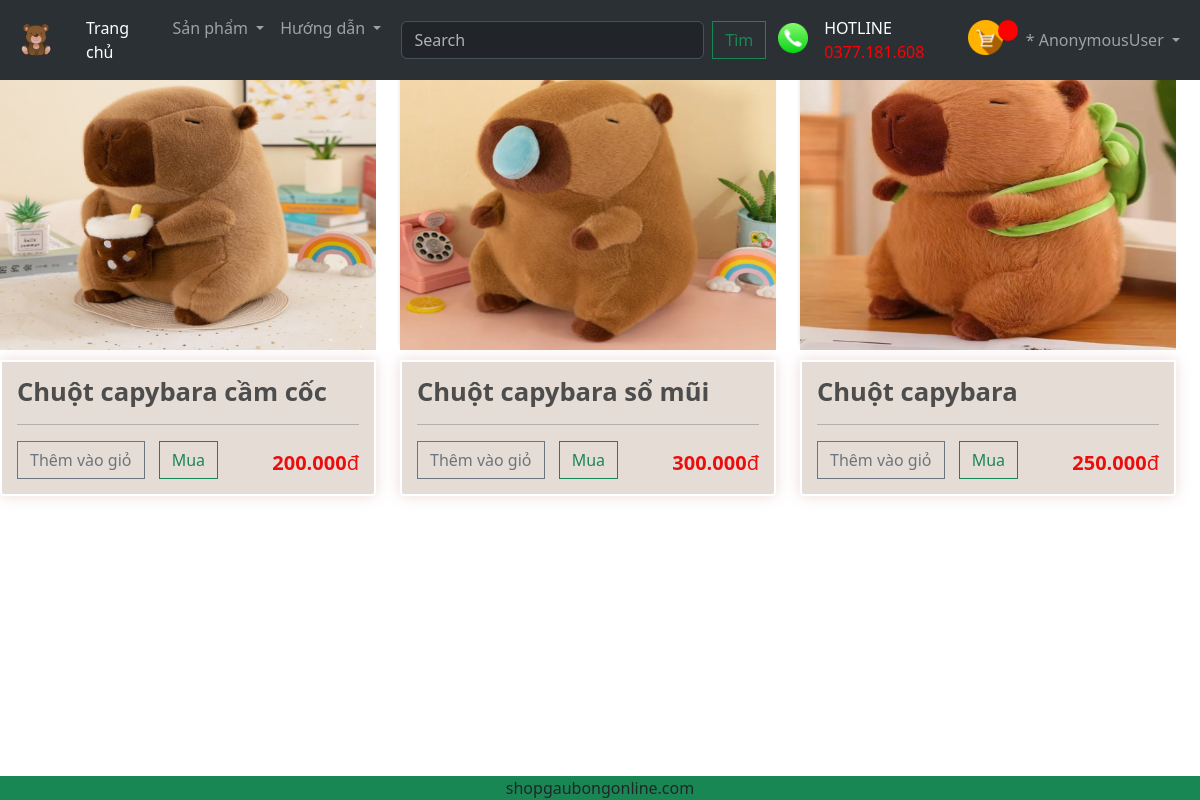
The app's page /category/?category=chuot with its own data.
### app/models.py (models this page shows, shortened)
class Sanpham(models.Model):
    category = models.ManyToManyField(Category, related_name='san_pham')
    ten_San_Pham = models.CharField(max_length=200,null=True) #max_length=200: là tên tối đa là 200 ký tự, null=True: nếu người dùng không gõ từ gì
    gia = models.FloatField()
    digital = models.BooleanField(default=False,null=True,blank=False)
    hinh_anh = models.ImageField(null=True,blank=True)

### app/views.py (the view)
# urls.py: path('category/', views.category, name="category"),
def category(request):
    categories = Category.objects.filter(is_sub = False)
    active_category = request.GET.get('category','')
    if active_category:
        san_pham = Sanpham.objects.filter(category__slug = active_category)
    context ={'categories':categories, 'san_pham':san_pham, 'active_category':active_category}
    return render(request, 'app/category.html',context)

### app/templates/app/category.html (shortened to what this page needs)
{% extends 'app/base.html' %}
{%load static%}
      {% block timKiem %}
      <div class="row"style="width:100%">
        {%for san_pham in san_pham %}
        <div class="col-lg-4">
          <img class="thumbnail" style="height:300px" src="{{san_pham.hinh_anh.url}}">
          <div class="box-element product">
            <h6><strong>{{san_pham.ten_San_Pham}}</strong></h6>
            <hr>
            <button data-product={{san_pham.id}} data-action = "add" class="btn btn-outline-secondary add-btn update-cart">Thêm vào giỏ</button>
            <a class="btn btn-outline-success" href="#">Mua</a>
            <h5 style="display: inline-block; float: right"><strong>{{san_pham.gia|floatformat:3}}</strong>đ</h5>
          </div>
        </div>
        {% endfor%}
      </div>
      {% endblock timKiem %}

### app/templates/app/base.html (shortened to what this page needs)
{% load static%}
<!DOCTYPE html>
<html>
    <head>
        <link href="https://cdn.jsdelivr.net/npm/bootstrap@5.3.3/dist/css/bootstrap.min.css" rel="stylesheet">
        <link href="{% static 'app/css/style.css' %}"rel="stylesheet"/>
        <link href="{% static 'app/css/owl.carousel.min.css' %}"rel="stylesheet"/>
        <link href="{% static 'app/css/all.min.css' %}"rel="stylesheet"/>
        <link rel="stylesheet"type="text/css" href="{% static 'app/css/main.css'%}">
        <link rel="stylesheet" href="">
    </head>
    <body>
        <nav class="navbar navbar-expand-lg bg-body-tertiary" data-bs-theme="dark">
            <div class="container-fluid">
              <a class="navbar-brand" href="{%url 'home'%}">
                <img src="{% static "app/images/banner/icon.png" %}" width = "50" height="50">
              </a>
              <div class="collapse navbar-collapse" id="navbarSupportedContent">
                <ul class="navbar-nav me-auto mb-2 mb-lg-0">
                  <li class="nav-item">
                    <a class="nav-link active" aria-current="page" href="{%url 'home'%}">Trang chủ</a>
                  </li>
                  <li class="nav-item dropdown">
                    <a class="nav-link dropdown-toggle" href="#" role="button" data-bs-toggle="dropdown" aria-expanded="false">
                      Sản phẩm
                    </a>
                  </li>
                  <li class="nav-item dropdown">
                    <a class="nav-link dropdown-toggle" href="#" role="button" data-bs-toggle="dropdown" aria-expanded="false">
                      Hướng dẫn
                    </a>
                  </li>
                </ul>
                <ul class="navbar-nav me-auto mb-2 mb-lg-0">
                  <form class="container d-flex justify-content-center align-items-center" role="search" method = POST action = "{% url 'timkiem'%}">
                      <input class="form-control me-2" type="search" placeholder="Search" aria-label="Search" name = "searched">
                      <button class="btn btn-outline-success" type="submit">Tìm</button>
                  </form>
                  <a class="navbar-brand">
                    <img src="{% static "app/images/icon-phone.png" %}" width = "30" height="30">
                  </a>
                  <li class="nav-item">
                    <a style="color: #ffffff">HOTLINE</a>
                    <span style="color: red">0377.181.608</span>
                  </li>
               </ul>
              </div>
              <ul class="navbar-nav me-auto mb-2 mb-lg-0">
            <div class = 'form-inline my-2 my-lg-0'>
              <a href = "{%url 'cart'%}">
                <img id="cart-icon" src="{% static 'app/images/cart.png' %}">
              </a>
            </div>
            <div>
              <p id= 'cart-total'>{{cartItems}}</p>
            </div>
          <li class="nav-item dropdown" >
            <a class="nav-link dropdown-toggle" href="#" role="button" data-bs-toggle="dropdown" aria-expanded="false">
              <span>* {{request.user}}</span>
            </a>
          </li>
              </ul>
            </div>
          </nav>
      {% block timKiem %} {% endblock timKiem %}
      <Footer class="container--fluid bg-success text-center fixed-bottom p-0.5 mt-5">
        shopgaubongonline.com
      </footer>
    </body>
</html>

### app/static/app/css/main.css (style rules this page uses)
body { background-color: hsl(214, 27%, 46%); }
h1, h2, h3, h4, h5, h6 { color: hsl(0, 0%, 30%); }
.box-element { box-shadow: hsl(0, 40%, 90%) 0 0 16px; background-color: #e5ddd5; padding: 15px; border: 2px solid #ffffff; border-radius: 5px; }
.box-element h6 { margin-top: 0; font-size: 1.6em; }
.thumbnail { width: 350px; height: 150px; -webkit-box-shadow: -1px -3px 5px -2px rgba(214, 214, 214, 1); -moz-box-shadow: -1px -3px 5px -2px rgba(214, 214, 214, 1); box-shadow: -1px -3px 5px -2px rgba(214, 214, 214, 1); width: 100%; margin-bottom: 10px; }
.product { border-radius: 0 0 4px 4px; }
.product h5 { margin-top: 10px; color: #ea0e0e; }
#cart-icon { width: 35px; height: auto; display: inline-block; margin-left: 25px; margin-right: -5px; }
#cart-total { display: block; text-align: center; color: #fff; background-color: red; width: 20px; height: 21px; border-radius: 50%; font-size: 14px; font-weight: bold; }
.col-lg-3, .col-lg-4, .col-lg-6, .col-lg-8, .col-lg-12 { margin-top: 50px; }
.col-lg-4 { max-width: 33.333%; }
.btn { border-radius: 0; margin-top: 0 px; }
.row { display: flex; justify-content: space-around; }
.add-btn { margin-right: 10px; }
.navbar { position: fixed; top: 0; width: 100%; z-index: 1000; }
body { background: url('https://accgroup.vn/wp-content/uploads/2023/02/Background-la-gi.jpg'); background-size: cover; background-position: center; background-attachment: fixed; }

### records on screen
Sanpham: hinh_anh (picture), ten_San_Pham "Chuột capybara cầm cốc", gia "200.000"
Sanpham: hinh_anh (picture), ten_San_Pham "Chuột capybara sổ mũi", gia "300.000"
Sanpham: hinh_anh (picture), ten_San_Pham "Chuột capybara", gia "250.000"

### other values on screen
{{ request.user }} "AnonymousUser"
